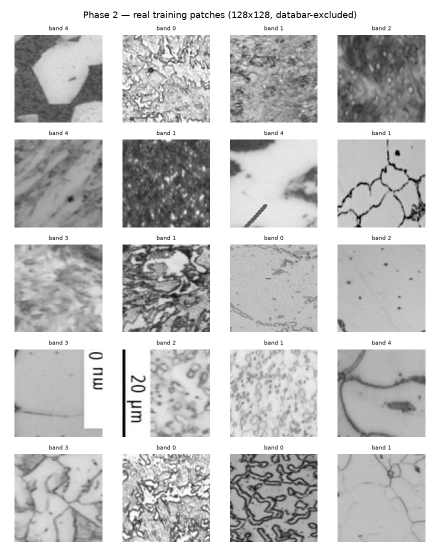
#> input picture reports/phase2_patches.png, 880 x 1100 px (shown at 1/2 size)
$ python -i build_manifest.py   (imports and definitions only)
#> lines starting #> are read from the running program, lines starting #| are printed output that depends on the picture
"""Phase 1 — rebuild the split from scratch. The delivered split is leaked.

Outputs manifests/manifest.csv. Never modifies image files on disk.
"""
import os, re, csv, sys, json, time, hashlib, random
from multiprocessing import Pool, cpu_count

import numpy as np
from PIL import Image

Image.MAX_IMAGE_PIXELS = None

ROOT = "/Volumes/Hard Disk/Microstructure Encoder Decoder"
SSD_DATA = os.path.expanduser("~/ms_cache/dataset")
EXT_DATA = os.path.join(ROOT, "dataset")
DATA = SSD_DATA if os.path.isdir(SSD_DATA) else EXT_DATA
MANIFEST = os.path.join(ROOT, "manifests", "manifest.csv")
REPORT = os.path.join(ROOT, "reports", "phase1_data.json")

SEED = 1337
EXPECTED = 10569

# --- tunables (calibrated against the reference audit in the brief) ---
DHASH_W, DHASH_H = 17, 16          # 16x17 bilinear, horizontal gradient -> 256 bits
LOWC_STD = 6.0                     # skip dHash below this 64x64 std
HAMMING_T = 10                     # /256 bits for near-duplicate merge
FAMILY_MIN_BASE = 5
FAMILY_MAX_MEMBERS = 20
BAR_SEARCH = 0.20                  # outer 20% of height
BAR_STEP_MIN = 12.0
BAR_MAX_FRAC = 0.15                # cap crop at 15% of height
BAR_MARGIN = 4
N_BANDS = 5
SPLITS = (("train", 0.70), ("val", 0.15), ("test", 0.15))


# ---------------------------------------------------------------- enumerate
# [15 lines left out: functions enumerate_images, orig_split_of, not called in this run]


# ---------------------------------------------------------------- basename family
UUID_RE = re.compile(r"_[0-9a-fA-F]{8}(?:-?[0-9a-fA-F]{4}){3}-?[0-9a-fA-F]{12}$")
HEXTAIL_RE = re.compile(r"_[0-9a-fA-F]{16,}$")
PARENS_RE = re.compile(r"\(\d+\)$")


# [23 lines left out: function family_base, not called in this run]


# ---------------------------------------------------------------- per-image work
def dhash_hex(img_l):
    a = np.asarray(img_l.resize((DHASH_W, DHASH_H), Image.BILINEAR), dtype=np.float32)
    bits = (a[:, :-1] > a[:, 1:]).flatten()
    packed = np.packbits(bits)
    return packed.tobytes().hex()


def _bar_like(rowmean, rowstd, body_mean, body_std):
    """Per-row bar-likeness: far from body brightness, or far flatter than the body."""
    return (np.abs(rowmean - body_mean) > 20.0) | (rowstd < 0.5 * body_std)


def _strip_test(strip, step, body_mean, body_std):
    if strip.size == 0:
        return False
    s_mean, s_std = float(strip.mean()), float(strip.std())
    return step > BAR_STEP_MIN and (
        s_mean < 90.0 or s_std > 45.0
        or (s_std < 0.5 * body_std and abs(s_mean - body_mean) > 20.0))


def detect_bar(rowmean, rowstd, H, body_mean, body_std, top):
    """Strongest step in row-means within the outer 20%, then extend the boundary
    inward across contiguous bar-like rows so the whole bar is cropped, not just
    the strongest internal transition."""
    n = max(8, int(round(H * BAR_SEARCH)))
    like = _bar_like(rowmean, rowstd, body_mean, body_std)

    if top:
        seg = rowmean[:n]
        g = np.abs(np.diff(seg))
        if g.size == 0:
            return 0, 0.0
        i = int(np.argmax(g))
        step = float(g[i])
        r = i + 1                                   # strip is rows[:r]
        while r < n and like[r]:                    # extend inward
            r += 1
        ok = _strip_test(rowmean[:r], step, body_mean, body_std)
        if not ok:                                  # second chance: outermost bar-like run
            r2 = 0
            while r2 < n and like[r2]:
                r2 += 1
            if r2 >= 8:
                ins = rowmean[r2:r2 + 20]
                step2 = float(abs(rowmean[:r2].mean() - ins.mean())) if ins.size else 0.0
                if _strip_test(rowmean[:r2], step2, body_mean, body_std):
                    r, step, ok = r2, step2, True
        if not ok:
            return 0, step
        crop = r + BAR_MARGIN
    else:
        seg = rowmean[H - n:]
        g = np.abs(np.diff(seg))
        if g.size == 0:
            return 0, 0.0
        i = int(np.argmax(g))
        step = float(g[i])
        r = H - n + i + 1                           # strip is rows[r:]
        while r - 1 >= H - n and like[r - 1]:       # extend inward
            r -= 1
        ok = _strip_test(rowmean[r:], step, body_mean, body_std)
        if not ok:
            r2 = H
            while r2 - 1 >= H - n and like[r2 - 1]:
                r2 -= 1
            if H - r2 >= 8:
                ins = rowmean[max(0, r2 - 20):r2]
                step2 = float(abs(rowmean[r2:].mean() - ins.mean())) if ins.size else 0.0
                if _strip_test(rowmean[r2:], step2, body_mean, body_std):
                    r, step, ok = r2, step2, True
        if not ok:
            return 0, step
        crop = (H - r) + BAR_MARGIN
    crop = int(min(crop, int(H * BAR_MAX_FRAC)))
    return max(crop, 0), step


def radial_char_px(body):
    """Characteristic length in px from the radially averaged power spectrum."""
    h, w = body.shape
    n = 512
    if h < n or w < n:
        pad = np.zeros((max(h, n), max(w, n)), dtype=np.float32)
        pad[:h, :w] = body
        pad[h:, :] = body.mean()
        pad[:, w:] = body.mean()
        body = pad
        h, w = body.shape
    y0, x0 = (h - n) // 2, (w - n) // 2
    c = body[y0:y0 + n, x0:x0 + n].astype(np.float32)
    c = c - c.mean()                                   # DC removed
    win = np.hanning(n).astype(np.float32)
    c = c * win[:, None] * win[None, :]
    F = np.fft.rfft2(c)
    P = (F.real ** 2 + F.imag ** 2)
    fy = np.fft.fftfreq(n)[:, None] * n
    fx = np.arange(P.shape[1])[None, :]
    r = np.sqrt(fy ** 2 + fx ** 2).astype(np.int32)
    nb = n // 2
    ring = np.bincount(r.ravel(), weights=P.ravel(), minlength=nb + 1)[:nb + 1]
    ring[0] = 0.0                                      # DC
    tot = ring.sum()
    if tot <= 0:
        return float("nan")
    cum = np.cumsum(ring)
    k = int(np.searchsorted(cum, 0.5 * tot))
    k = max(k, 1)
    return float(n / k)                                # 1 / (k/n) cycles-per-px


def process(path):
#> called with path = '../reports/phase2_patches.png'
    try:
        with open(path, "rb") as f:
            raw = f.read()
        md5 = hashlib.md5(raw).hexdigest()
        with Image.open(path) as im:
#> im is the input picture: PIL image 880x1100 RGBA; mean R, G, B, A 196.8, 196.8, 196.8, 255
            im = im.convert("L")
#> im: PIL image 880x1100 L
            w, h = im.size
#> w = 880; h = 1100
            small = np.asarray(im.resize((64, 64), Image.BILINEAR), dtype=np.float32)
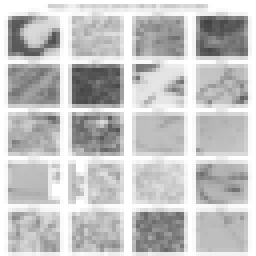
#> small: shape (64, 64) float32 (shown 4 times larger); min 67, max 255, mean 196.7
            std64 = float(small.std())
#> std64 = 46.95
            low_contrast = int(std64 < LOWC_STD)
#> low_contrast = 0
            dh = "" if low_contrast else dhash_hex(im)
#> in dhash_hex, `packed = np.packbits(bits)`: packed = 32 values, max 238 at index 30, min 46 at index 11, mean 181
            a = np.asarray(im, dtype=np.float32)

        rowmean = a.mean(axis=1)
#> rowmean = 1100 values, max 255 at index 0, min 159.9 at index 212, mean 196.8
        rowstd = a.std(axis=1)
#> rowstd = 1100 values, max 111.2 at index 34, min 0 at index 0, mean 45.31
        b0, b1 = int(h * 0.2), int(h * 0.8)
#> b0 = 220; b1 = 880
        body = a[b0:b1]
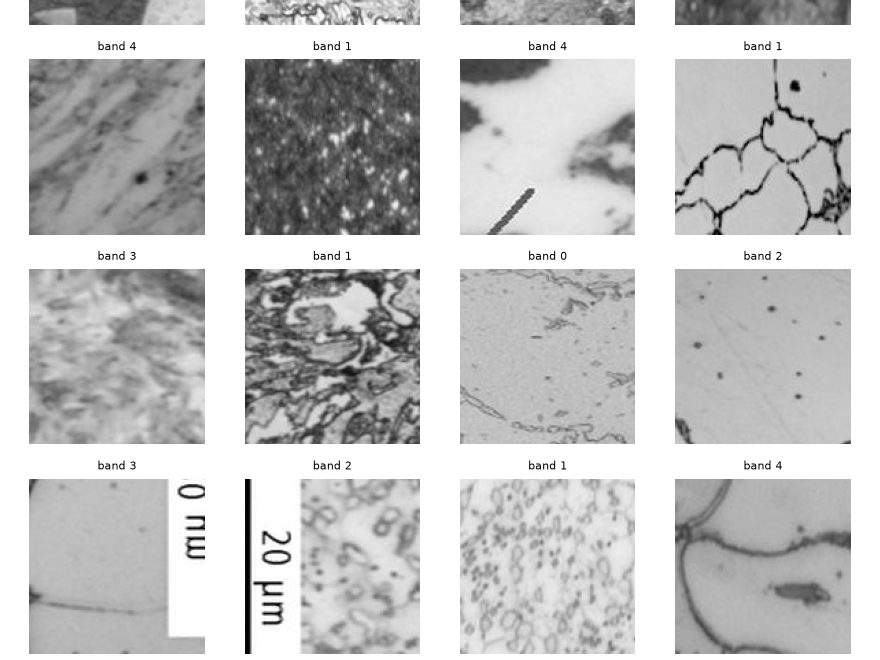
#> body: shape (660, 880) float32; min 0, max 255, mean 196.6
        body_mean, body_std = float(body.mean()), float(body.std())
#> body_mean = 196.6; body_std = 56.31
        crop_top, step_t = detect_bar(rowmean, rowstd, h, body_mean, body_std, top=True)
#> in detect_bar, `seg = rowmean[:n]`: seg = 220 values, max 255 at index 0, min 159.9 at index 212, mean 194
#> in detect_bar, `g = np.abs(np.diff(seg))`: g = 219 values, max 83.38 at index 69, min 0 at index 0, mean 2.4
#> in detect_bar, `i = int(np.argmax(g))`: i = 69
#> in detect_bar, `step = float(g[i])`: step = 83.38
#> in detect_bar, `r = i + 1`: r = 70
#> the loop in detect_bar, `while r < n and like[r]:` made 65 passes
#> after the loop in detect_bar, `while r < n and like[r]:`: r = 135
#> in _strip_test, `s_mean, s_std = float(strip.mean()), float(strip.std())`: s_mean = 209; s_std = 39.64
#> in detect_bar, `ok = _strip_test(rowmean[:r], step, body_mean, body_std)`: ok = False
#> the loop in detect_bar, `while r2 < n and like[r2]:` made 26 passes
#> after the loop in detect_bar, `while r2 < n and like[r2]:`: r2 = 26
#> in detect_bar, `ins = rowmean[r2:r2 + 20]`: ins = 20 values, max 255 at index 14, min 174.6 at index 8, mean 226.3
#> in detect_bar, `step2 = float(abs(rowmean[:r2].mean() - ins.mean())) if ins.size else ..`: step2 = 26.34
#> in detect_bar, `r, step, ok = r2, step2, True`: r = 26; step = 26.34; ok = True
#> in detect_bar, `crop = r + BAR_MARGIN`: crop = 30
#> crop_top = 30; step_t = 26.34
        crop_bot, step_b = detect_bar(rowmean, rowstd, h, body_mean, body_std, top=False)
#> crop_bot = 20; step_b = 69.82
        if crop_top + crop_bot >= h - 160:
            crop_top = crop_bot = 0

        core = a[crop_top:h - crop_bot]
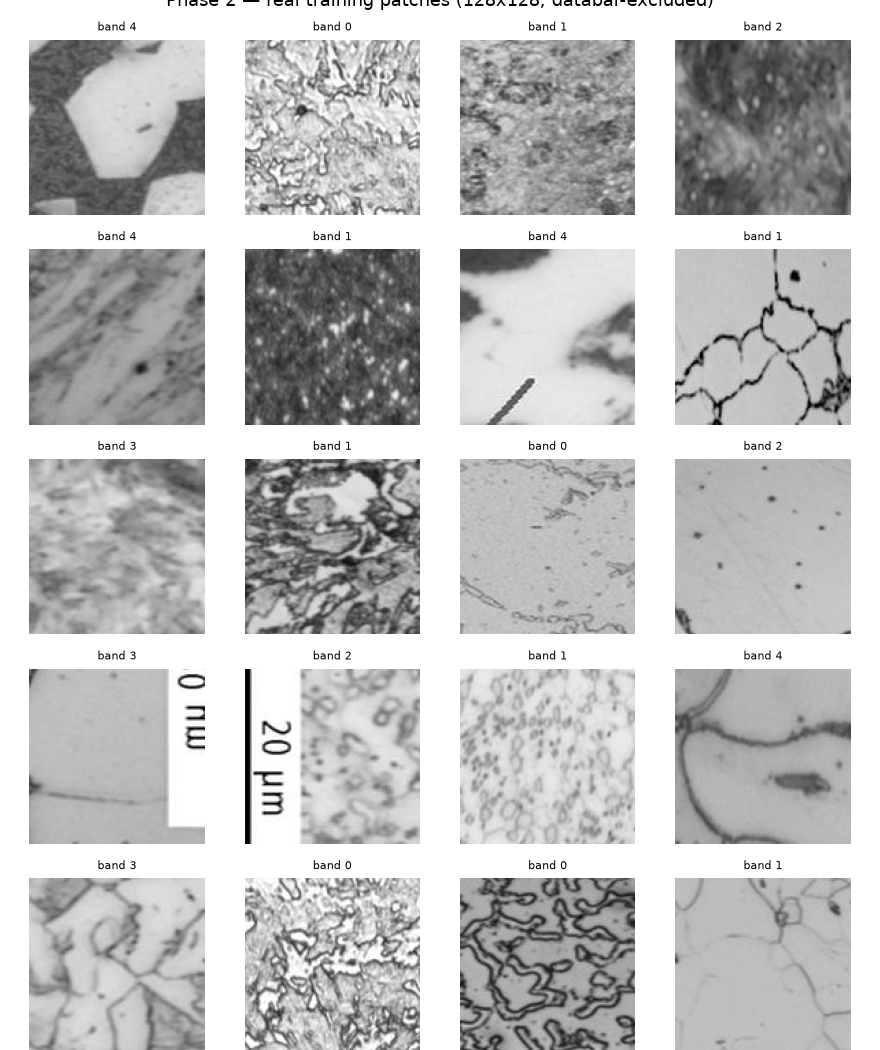
#> core: shape (1050, 880) float32; min 0, max 255, mean 194.5
        sat_frac = float(((core <= 2) | (core >= 253)).mean())
#> sat_frac = 0.343
        # flat_frac: fraction of 8x8 blocks (on a 256x256 view) with std < 2
        cs = np.asarray(Image.fromarray(core.astype(np.uint8)).resize((256, 256), Image.BILINEAR),
                        dtype=np.float32)
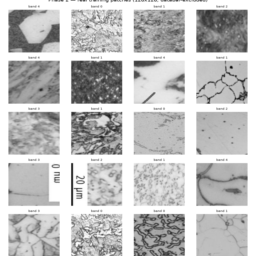
#> cs: shape (256, 256) float32; min 10, max 255, mean 194.5
        blk = cs.reshape(32, 8, 32, 8).transpose(0, 2, 1, 3).reshape(-1, 64)
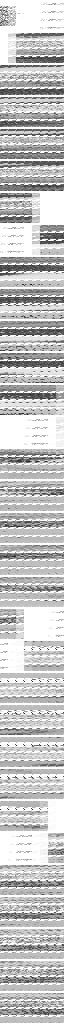
#> blk: shape (1024, 64) float32; min 10, max 255, mean 194.5
        flat_frac = float((blk.std(axis=1) < 2.0).mean())
#> flat_frac = 0.111
        char_px = radial_char_px(core)
#> in radial_char_px, `c = body[y0:y0 + n, x0:x0 + n].astype(np.float32)`:
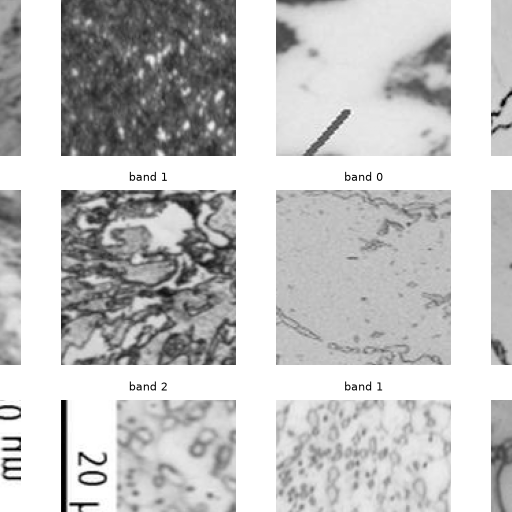
#> c: shape (512, 512) float32; min 0, max 255, mean 195.5
#> in radial_char_px, `c = c * win[:, None] * win[None, :]`:
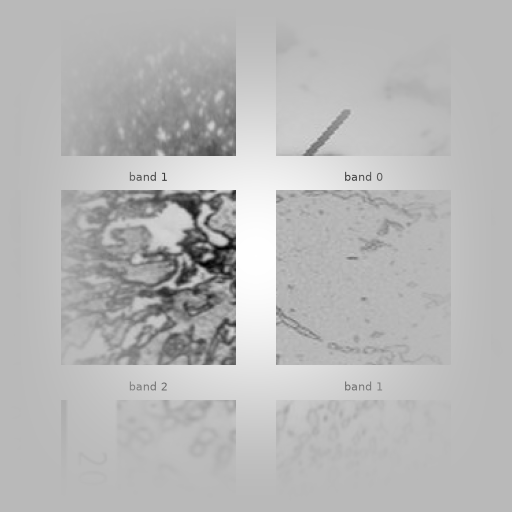
#> c: shape (512, 512) float32; min -158.2, max 59.5, mean -1.2; drawn with min black and max white
#> in radial_char_px, `ring = np.bincount(r.ravel(), weights=P.ravel(), minlength=nb + 1)[:nb..`: ring = 257 values, max 3.43e+12 at index 2, min 775834706.8 at index 256, mean 7.66e+10
#> in radial_char_px, `tot = ring.sum()`: tot = 1.96e+13
#> in radial_char_px, `cum = np.cumsum(ring)`: cum = 257 values from 0 to 1.96e+13
#> in radial_char_px, `k = int(np.searchsorted(cum, 0.5 * tot))`: k = 5
#> char_px = 102.4

        return dict(path=path, w=w, h=h, md5=md5, dhash=dh, std=round(std64, 3),
                    low_contrast=low_contrast, crop_top=crop_top, crop_bottom=crop_bot,
                    step_top=round(step_t, 2), step_bottom=round(step_b, 2),
                    sat_frac=round(sat_frac, 5), flat_frac=round(flat_frac, 5),
                    char_px=round(char_px, 3), error="")
    except Exception as e:                                    # noqa: BLE001
        return dict(path=path, w=0, h=0, md5="", dhash="", std=0.0, low_contrast=1,
                    crop_top=0, crop_bottom=0, step_top=0.0, step_bottom=0.0,
                    sat_frac=0.0, flat_frac=1.0, char_px=float("nan"), error=str(e))


# ---------------------------------------------------------------- union-find
class UF:
    def __init__(self, n):
        self.p = list(range(n))
        self.r = [0] * n

    # [16 lines left out: functions find, union, not called in this run]


POPCNT = np.array([bin(i).count("1") for i in range(256)], dtype=np.uint8)


# [230 lines left out: functions hamming_merge, main, not called in this run]


# [2 lines not run here, left out]

>>> result = process('../reports/phase2_patches.png')
#> result = 15 items
